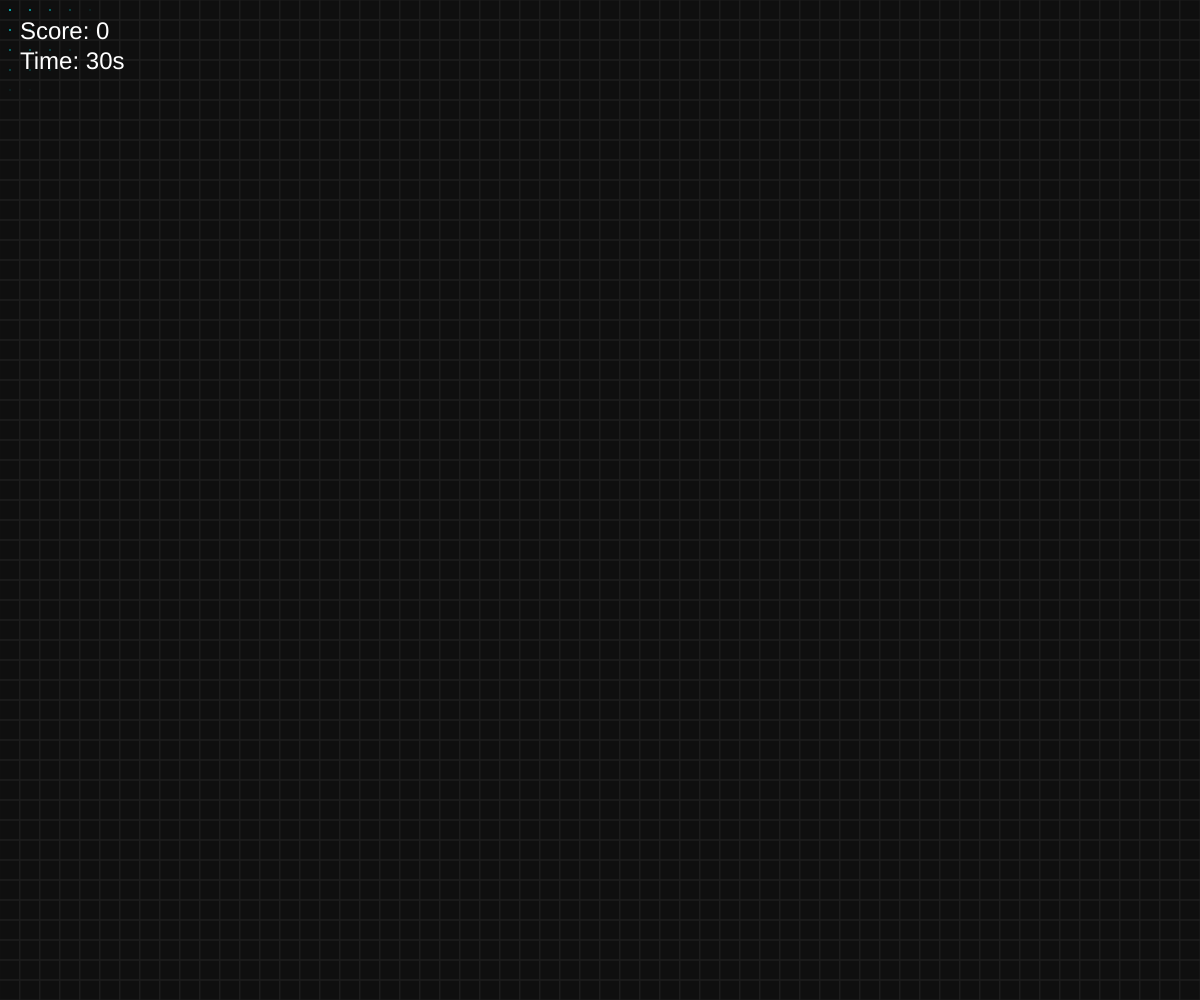
Frame 1 (no input)
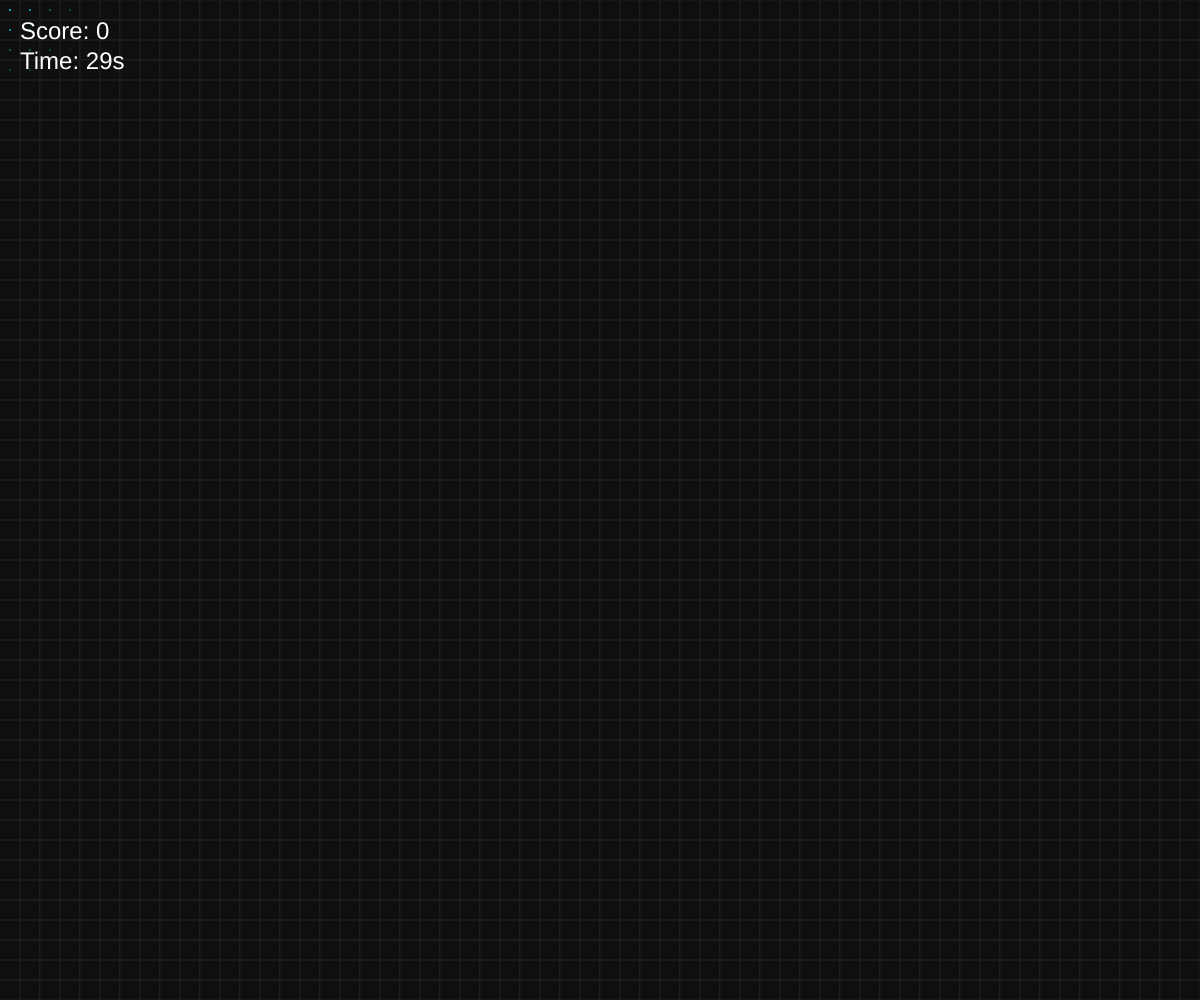
Frame 60 (no input)
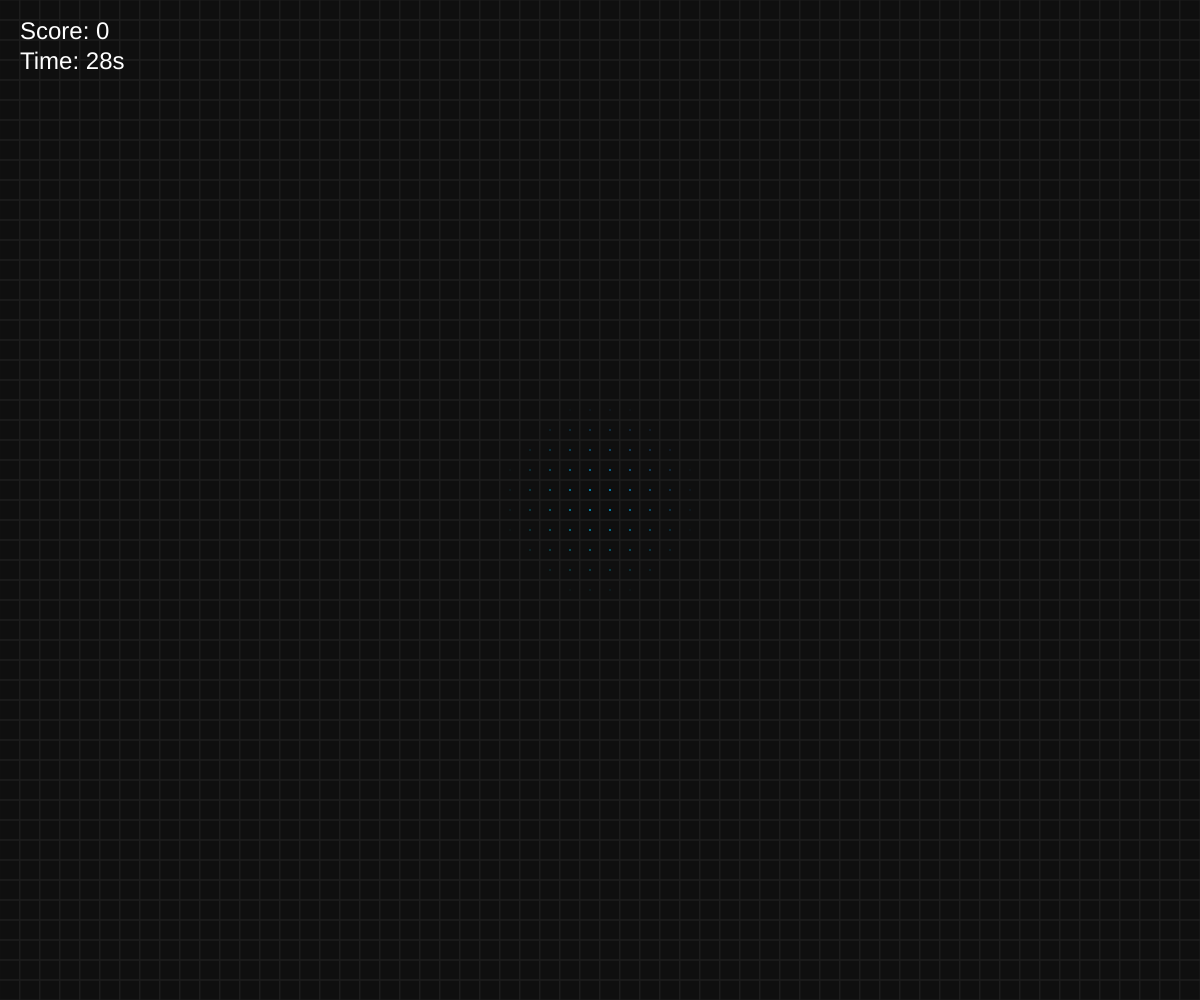
Frame 120 (the mouse pressed at the canvas centre since frame 60)

The p5.js sketch that drew these frames (run headless with seeded random() and noise() and a simulated clock; from frame 60 on, the mouse is pressed at the canvas centre):

// p5.js sketch
// ── sketch.js
let gridSize = 20;
let targetI, targetJ;
let targetColor;
let score = 0;
let gameDuration = 30; // 遊戲時長設定為 30 秒
let startTime;
let particles = [];
let comboCount = 0;
let lastClickTime = 0;

function setup() {
  createCanvas(windowWidth, windowHeight);
  startTime = millis(); // 紀錄開始時間
  resetGame();
}

function resetGame() {
  // 隨機決定目標方框的索引座標
  targetI = floor(random(width / gridSize));
  targetJ = floor(random(height / gridSize));
  // 設定目標方框的底色
  targetColor = color(0, 255, 150); 
}

function draw() {
  let elapsed = (millis() - startTime) / 1000;
  let timeLeft = max(0, ceil(gameDuration - elapsed));

  background(15); // 深黑色背景

  if (timeLeft > 0) {
    let cols = ceil(width / gridSize);
    let rows = ceil(height / gridSize);

    for (let i = 0; i < cols; i++) {
      for (let j = 0; j < rows; j++) {
        let x = i * gridSize;
        let y = j * gridSize;
        let centerX = x + gridSize / 2;
        let centerY = y + gridSize / 2;

        // 繪製格線
        stroke(30);
        noFill();
        rect(x, y, gridSize, gridSize);

        // 雷達邏輯：計算滑鼠與當前格子的距離
        let dMouse = dist(mouseX, mouseY, centerX, centerY);
        
        // 當滑鼠靠近格子（感應半徑約 100 像素）
        if (dMouse < 100) {
          // 計算格子與目標的距離（格數差）
          let dTarget = dist(i, j, targetI, targetJ);
          
          // 越接近目標：圓越大、顏色越紅
          let circleSize = map(dTarget, 0, 15, gridSize * 0.9, 2);
          circleSize = constrain(circleSize, 2, gridSize * 0.9);
          
          let r = map(dTarget, 0, 15, 255, 50);
          let g = map(dTarget, 0, 15, 0, 150);
          let b = map(dTarget, 0, 15, 0, 255);
          let alpha = map(dMouse, 0, 100, 255, 0); // 滑鼠越近越亮

          fill(r, g, b, alpha);
          noStroke();
          circle(centerX, centerY, circleSize);
        }
      }
    }
  } else {
    // 遊戲結束顯示
    textAlign(CENTER, CENTER);
    fill(255, 50, 50);
    textSize(64);
    text("TIME'S UP!", width / 2, height / 2 - 20);
    fill(255);
    textSize(32);
    text("Final Score: " + score, width / 2, height / 2 + 50);
    textSize(20);
    text("Click to play again", width / 2, height / 2 + 100);
  }

  // 更新與繪製粒子特效
  for (let i = particles.length - 1; i >= 0; i--) {
    particles[i].update();
    particles[i].display();
    if (particles[i].isFinished()) {
      particles.splice(i, 1);
    }
  }

  // 繪製 UI 資訊
  fill(255);
  noStroke();
  textSize(24);
  textAlign(LEFT, TOP);
  text("Score: " + score, 20, 20);
  text("Time: " + timeLeft + "s", 20, 50);

  // 顯示連擊資訊
  if (millis() - lastClickTime < 1000 && comboCount > 1) {
    fill(255, 255, 0);
    textSize(32);
    text("Combo x" + comboCount, 20, 85);
  } else if (millis() - lastClickTime > 1000) {
    comboCount = 0; // 超過一秒沒點擊正確，連擊重置
  }
}

function mousePressed() {
  // 如果時間結束，點擊則重啟遊戲
  if (millis() - startTime > gameDuration * 1000) {
    score = 0;
    comboCount = 0;
    lastClickTime = 0;
    startTime = millis();
    resetGame();
    return;
  }

  // 將滑鼠座標轉換為網格索引
  let i = floor(mouseX / gridSize);
  let j = floor(mouseY / gridSize);

  // 檢查是否點擊到目標方框
  if (i === targetI && j === targetJ) {
    let currentTime = millis();
    
    // 連擊判斷：如果在 1 秒內連續點擊正確
    if (currentTime - lastClickTime < 1000) {
      comboCount++;
    } else {
      comboCount = 1;
    }
    lastClickTime = currentTime;

    // 根據連擊狀態決定粒子數量與速度
    let pCount = comboCount > 1 ? 40 : 20; // 連擊時數量加倍
    let pMaxSpeed = comboCount > 1 ? 8 : 4; // 連擊時速度加倍

    // 產生粒子特效
    let centerX = targetI * gridSize + gridSize / 2;
    let centerY = targetJ * gridSize + gridSize / 2;
    for (let k = 0; k < pCount; k++) {
      particles.push(new Particle(centerX, centerY, pMaxSpeed));
    }
    
    score++;
    resetGame(); // 成功後更換目標位置
  }
}

function windowResized() {
  resizeCanvas(windowWidth, windowHeight);
}

class Particle {
  constructor(x, y, maxSpeed) {
    this.x = x;
    this.y = y;
    this.vx = random(-maxSpeed, maxSpeed); // 隨機水平速度
    this.vy = random(-maxSpeed, maxSpeed); // 隨機垂直速度
    this.alpha = 255;
    this.size = random(4, 8);
  }
  update() {
    this.x += this.vx;
    this.y += this.vy;
    this.alpha -= 8; // 粒子逐漸變透明
  }
  display() {
    noStroke();
    fill(255, 255, 0, this.alpha); // 黃色粒子
    ellipse(this.x, this.y, this.size);
  }
  isFinished() { return this.alpha <= 0; }
}
